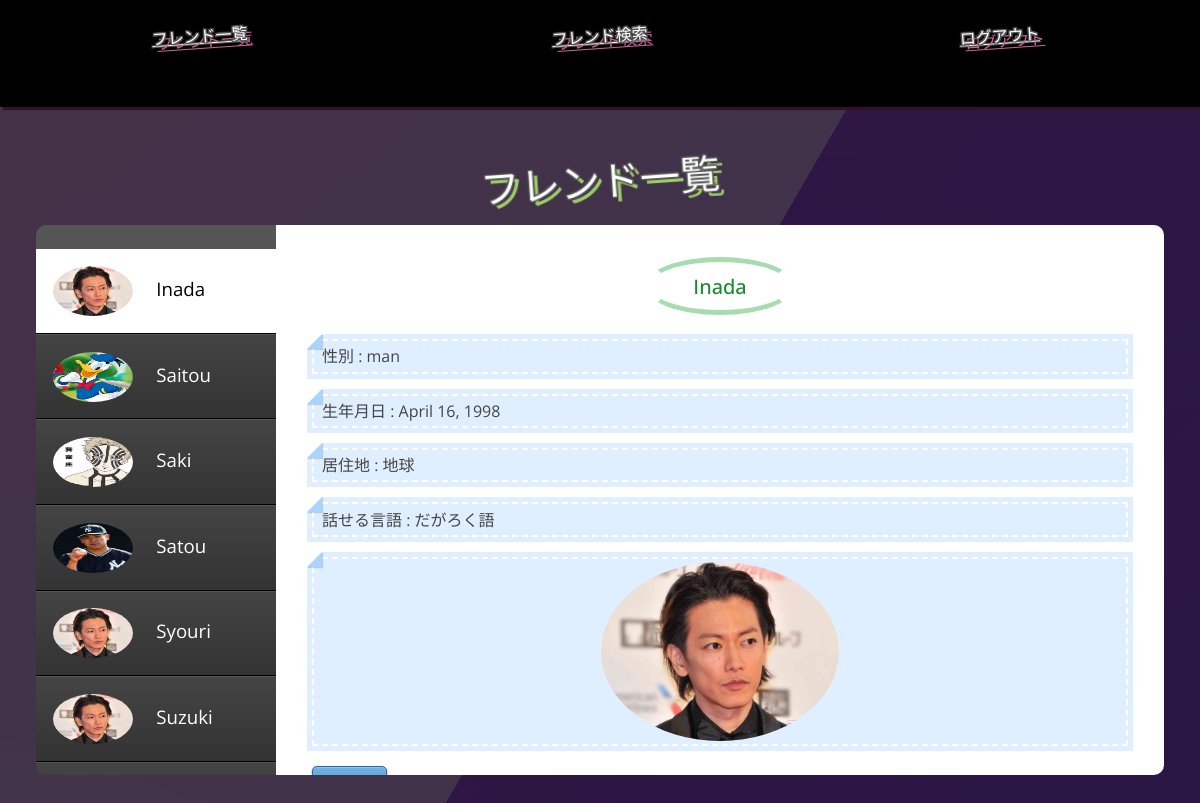
The app's page /friendslist/ (signed in) with its own data.
### chatApp/models.py (models this page shows, shortened)
class User(AbstractBaseUser, PermissionsMixin):
    username_validator = UnicodeUsernameValidator()
    username = models.CharField(
        _('username'),
        max_length=150,
        unique=True,
        help_text=_('Required. 150 characters or fewer. Letters, digits and @/./+/-/_ only.'),
        validators=[username_validator],
        error_messages={
            'unique': _("A user with that username already exists."),
        },
    )
    first_name = models.CharField(_('first name'), max_length=30, blank=True)
    last_name = models.CharField(_('last name'), max_length=150, blank=True)
    email = models.EmailField(_('email address'), blank=True)
    is_staff = models.BooleanField(
        _('staff status'),
        default=False,
        help_text=_('Designates whether the user can log into this admin site.'),
    )
    is_active = models.BooleanField(
        _('active'),
        default=True,
        help_text=_(
            'Designates whether this user should be treated as active. '
            'Unselect this instead of deleting accounts.'
        ),
    )
    date_joined = models.DateTimeField(_('date joined'), default=timezone.now)
    objects = UserManager()
    EMAIL_FIELD = 'email'
    USERNAME_FIELD = 'username'
    REQUIRED_FIELDS = ['email']
    class Meta:
        verbose_name = _('user')
        verbose_name_plural = _('users')

class Profile(models.Model):
    user = models.OneToOneField(User, on_delete=models.CASCADE) #Userクラスとのリレーションを持つ
    gender = models.CharField(max_length=20, blank=True)        #性別
    birth_date = models.DateField(null=True, blank=True)        #生年月日
    location = models.CharField(max_length=30, blank=True)      #居住地
    favorite_words = models.CharField(max_length=50, blank=True)#言語
    images = models.ImageField(upload_to='')                #写真

### chatApp/views.py (the view)
# urls.py: path('friendslist/',friendsListViewfunc, name='friendslist'),
def friendsListViewfunc(request):
    loginUser = request.user
    friendList = FriendTable.objects.filter(myId__iexact=loginUser.pk)
    list = []
    for friend in friendList:
        list.append(friend.friendId)
    users = User.objects.filter(pk__in=list)
    context = { 'friendList' : users}
    return render(request,"friendslist.html",context)

### templates/friendslist.html (shortened to what this page needs)
{% extends 'base.html' %}
{% load static %}
{% block customcss %}
<link href="{% static 'friendsList.css' %}" rel="stylesheet">
<link href="https://use.fontawesome.com/releases/v5.6.1/css/all.css" rel="stylesheet">
{% endblock customcss %}
{% block header %}
 <div class="tabMenu">
    <a href="{% url 'friendslist' %}" >フレンド一覧</a>
    <a href="{% url 'friendSearch' %}">フレンド検索</a>
    <a href="{% url 'logout' %}">ログアウト</a>
  </div>
{% endblock header %}
{% block content %}
    <h1>フレンド一覧</h1>
    <section id="vertical_tab_nav">
        <ul>
        　{% for friend in friendList %}
            <li><a href="index.html">
                    <img src='{{friend.profile.images.url}}' class="listImages" width=80 height=50>
                    {{friend.username}}
                </a>
            </li>
          {% endfor %}
        </ul>
        <div>
          {% for friend in friendList %}
          <article>
            <h2>{{friend.username}}</h2>
            <p>性別 : {{friend.profile.gender}}</p>
            <p>生年月日 : {{friend.profile.birth_date}}</p>
            <p>居住地 : {{friend.profile.location}}</p>
            <p>話せる言語 : {{friend.profile.favorite_words}}</p>
            <p id="img"><img src='{{friend.profile.images.url}}' class="listImages" width=30% height=30%></p>
            <a href="{% url 'friendTalking' friend.pk %}" class="btn btn-primary btn-large" tabindex="-1" role="button" aria-disabled="true">トーク</a>
          </article>
          {% endfor %}
        </div>
      </section>
{% endblock content %}

### templates/base.html (shortened to what this page needs)
<!doctype html>
<html lang="en">
  <head>
    <link href="https://cdn.jsdelivr.net/npm/bootstrap@5.0.0-beta1/dist/css/bootstrap.min.css" rel="stylesheet">
    {% block customcss %}
    {% endblock customcss %}
  </head>
    {% block header %}
    {% endblock header %}
    {% block content %}
    {% endblock content %}
</html>

### records on screen
User: profile.images (picture), username "Inada", profile.gender "man", profile.birth_date "April 16, 1998", profile.location "地球", profile.favorite_words "だがろく語"
User: profile.images (picture), username "Saitou"
User: profile.images (picture), username "Saki"
User: profile.images (picture), username "Satou"
User: profile.images (picture), username "Syouri"
User: profile.images (picture), username "Suzuki"
